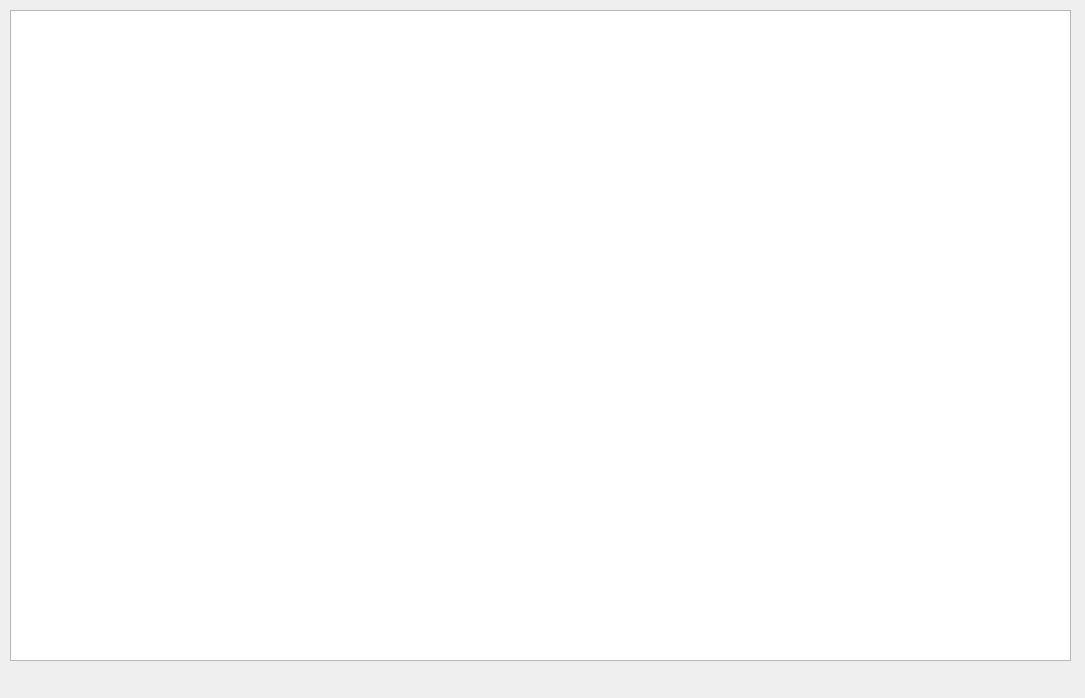
<?xml version="1.0" encoding="UTF-8"?>
<ui version="4.0">
 <class>Widget</class>
 <widget class="QWidget" name="Widget">
  <property name="geometry">
   <rect>
    <x>0</x>
    <y>0</y>
    <width>1085</width>
    <height>698</height>
   </rect>
  </property>
  <property name="windowTitle">
   <string>Widget</string>
  </property>
  <widget class="mainView" name="graphicsView">
   <property name="geometry">
    <rect>
     <x>10</x>
     <y>10</y>
     <width>1061</width>
     <height>651</height>
    </rect>
   </property>
  </widget>
 </widget>
 <customwidgets>
  <customwidget>
   <class>mainView</class>
   <extends>QGraphicsView</extends>
   <header>mainview.h</header>
  </customwidget>
 </customwidgets>
 <resources/>
 <connections/>
</ui>
